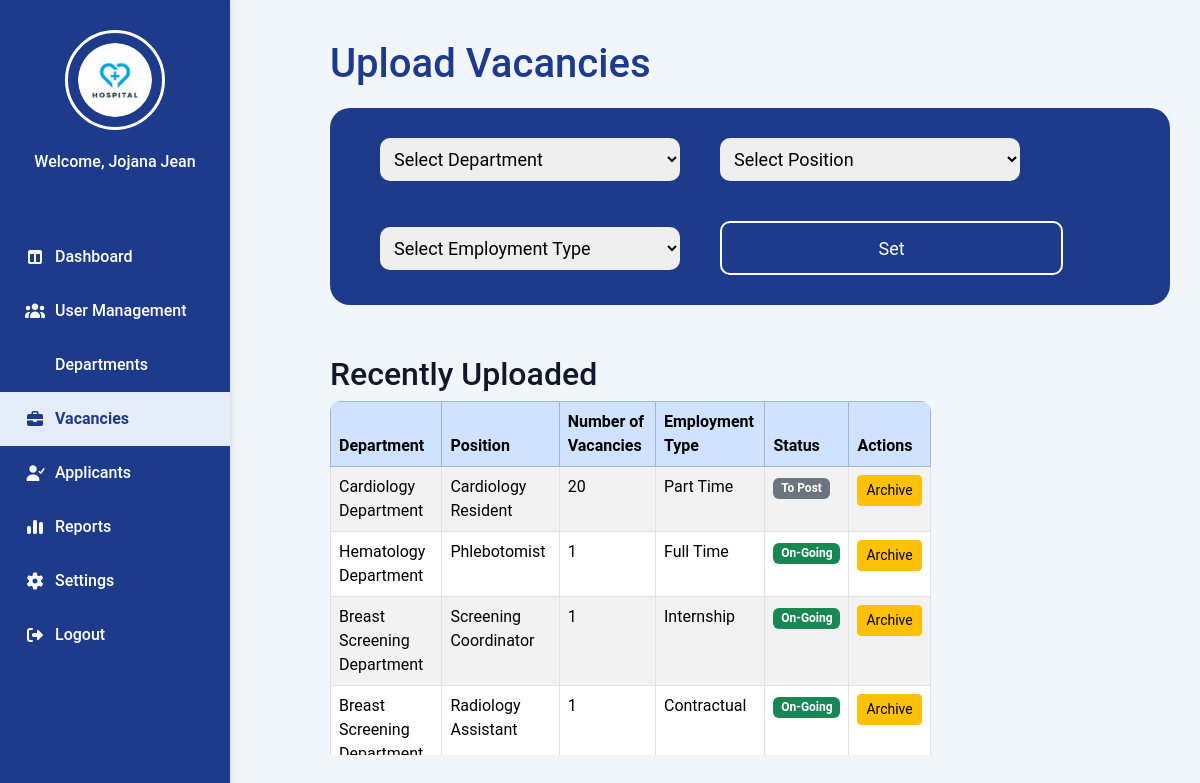
The app's page /Admin_Vacancies.php with its own data.
### tables this page shows
CREATE TABLE `user` (
  `user_id` varchar(100) NOT NULL,
  `applicant_employee_id` varchar(100) DEFAULT NULL,
  `email` varchar(100) NOT NULL,
  `password` varchar(255) NOT NULL,
  `role` varchar(50) NOT NULL,
  `fullname` varchar(150) NOT NULL,
  `status` varchar(20) NOT NULL,
  `created_at` datetime NOT NULL,
  `profile_pic` varchar(255) DEFAULT NULL,
  `reset_token` varchar(255) NOT NULL,
  `token_expiry` varchar(255) NOT NULL,
  `sub_role` varchar(50) DEFAULT NULL
);

CREATE TABLE `vacancies` (
  `id` int(11) NOT NULL,
  `department_id` int(11) NOT NULL,
  `position_id` int(11) NOT NULL,
  `employment_type_id` int(11) NOT NULL,
  `vacancy_count` int(11) NOT NULL,
  `status` varchar(255) NOT NULL DEFAULT 'To Post',
  `posted_by` varchar(100) NOT NULL,
  `created_at` timestamp NOT NULL DEFAULT current_timestamp()
);

CREATE TABLE `department` (
  `deptID` int(11) NOT NULL,
  `deptName` varchar(100) NOT NULL,
  `vacancies` int(11) DEFAULT NULL
);

CREATE TABLE `position` (
  `positionID` int(11) NOT NULL,
  `departmentID` int(11) NOT NULL,
  `emtypeID` int(11) DEFAULT NULL,
  `position_title` varchar(150) NOT NULL,
  `vacancies` int(11) DEFAULT NULL
);

CREATE TABLE `employment_type` (
  `emtypeID` int(11) NOT NULL,
  `typeName` varchar(50) NOT NULL
);

### Admin_Vacancies.php (the view, shortened to what this page needs)
<?php
require 'admin/db.connect.php';
$adminQuery = $conn->query("SELECT fullname FROM user WHERE role = 'Admin'");
$adminname = ($adminQuery && $row = $adminQuery->fetch_assoc()) ? $row['fullname'] : 'Admin';
$recentQuery = $conn->query("
    SELECT v.id, v.vacancy_count, v.status, d.deptName, p.position_title, e.typeName AS employment_type
    FROM vacancies v
    JOIN department d ON v.department_id = d.deptID
    JOIN position p ON v.position_id = p.positionID
    JOIN employment_type e ON v.employment_type_id = e.emtypeID
    ORDER BY v.id DESC
    LIMIT 10
");
?>
<!DOCTYPE html>
<html lang="en">
<head>
    <link rel="stylesheet" href="admin-sidebar.css">
    <link rel="stylesheet" href="https://cdnjs.cloudflare.com/ajax/libs/font-awesome/7.0.1/css/all.min.css">
    <link rel="stylesheet" href="https://cdn.jsdelivr.net/npm/bootstrap@5.3.3/dist/css/bootstrap.min.css">
</head>
<body>
    <div class="sidebar">
        <div class="sidebar-logo">
            <img src="Images/hospitallogo.png" alt="Hospital Logo">
        </div>
        <div class="sidebar-name">
            <p><?php echo "Welcome, $adminname"; ?></p>
        </div>
        <ul class="nav flex-column">
            <li><a href="Admin_Dashboard.php"><i class="fa-solid fa-table-columns"></i> Dashboard</a></li>
            <li><a href="Admin_UserManagement.php"><i class="fa-solid fa-users"></i> User Management</a></li>
             <li><a href="Admin_Departments.php"><i class="fa-building-columns"></i> Departments</a></li>
            <li class="active"><a href="Admin_Vacancies.php"><i class="fa-solid fa-briefcase"></i> Vacancies</a></li>
            <li><a href="Admin-Applicants.php"><i class="fa-solid fa-user-check"></i> Applicants</a></li>
            <li><a href="Admin_Reports.php"><i class="fa-solid fa-chart-simple"></i> Reports</a></li>
            <li><a href="Admin-Settings.php"><i class="fa-solid fa-gear"></i> Settings</a></li>
            <li><a href="Login.php"><i class="fa-solid fa-right-from-bracket"></i> Logout</a></li>
        </ul>
    </div>
    <main class="main-content">
        <div class="main-content-header">
            <h1>Upload Vacancies</h1>
        </div>
        <form method="POST" id="vacancyForm">
            <div class="set-vacancies">
                <div class="select-options">
                    <select name="department" id="department" required>
                        <option value="" disabled selected>Select Department</option>
                    </select>
                </div>
                <div class="select-options">
                    <select name="position" id="position" required>
                        <option value="" disabled selected>Select Position</option>
                    </select>
                </div>
                <div class="select-options">
                    <select name="employment_type" id="employment_type" required>
                        <option value="" disabled selected>Select Employment Type</option>
                    </select>
                </div>
                <button type="button" id="openModalBtn">Set</button>
            </div>
        </form>
        <div class="recent-section">
            <h2>Recently Uploaded</h2>
            <table class="table table-bordered table-striped w-75">
                <thead class="table-primary">
                    <tr>
                        <th>Department</th>
                        <th>Position</th>
                        <th>Number of Vacancies</th>
                        <th>Employment Type</th>
                        <th>Status</th>
                        <th>Actions</th>
                    </tr>
                </thead>
                <tbody>
                    <?php if ($recentQuery && $recentQuery->num_rows > 0): ?>
                        <?php while ($row = $recentQuery->fetch_assoc()): ?>
                            <tr>
                                <td><?= htmlspecialchars($row['deptName']) ?></td>
                                <td><?= htmlspecialchars($row['position_title']) ?></td>
                                <td><?= htmlspecialchars($row['vacancy_count']) ?></td>
                                <td><?= htmlspecialchars($row['employment_type']) ?></td>
                                <td>
                                    <?php if ($row['status'] === 'On-Going'): ?>
                                        <span class="badge bg-success"><?= htmlspecialchars($row['status']) ?></span>
                                    <?php elseif ($row['status'] === 'Closed'): ?>
                                        <span class="badge bg-danger"><?= htmlspecialchars($row['status']) ?></span>
                                    <?php else: ?>
                                        <span class="badge bg-secondary"><?= htmlspecialchars($row['status']) ?></span>
                                    <?php endif; ?>
                                </td>
                                <td>
                                    <a href="archive_vacancy.php?id=<?= $row['id'] ?>"
                                        class="btn btn-sm btn-warning">Archive</a>
                                </td>
                            </tr>
                        <?php endwhile; ?>
                    <?php else: ?>
                        <tr>
                            <td colspan="6" class="text-center text-muted">No vacancies uploaded yet.</td>
                        </tr>
                    <?php endif; ?>
                </tbody>
            </table>
        </div>
    </main>
</body>
</html>

### admin-sidebar.css (style rules this page uses)
* { margin: 0; padding: 0; box-sizing: border-box; }
body { font-family: "Poppins", "Roboto", sans-serif; }
img { height: 75px; width: 75px; padding: 10px; border-radius: 50%; }
.main-content { display: flex; justify-content: center; }
button { font-family: "Roboto", sans-serif; background-color: #2563EB; border: none; border-radius: 20px; width: 343px; height: 54px; color: #CEE3F5; font-size: 16px; margin: 20px 10px; cursor: pointer; transition: 0.3s; }
.main-content, .login-button, .forgot-password, .show-password { display: flex; justify-content: center; }
.sidebar { width: 230px; background-color: #1E3A8A; height: 100vh; display: flex; flex-direction: column; align-items: center; padding-top: 30px; position: fixed; left: 0; top: 0; box-shadow: 2px 0 8px rgba(0, 0, 0, 0.1); overflow-y: auto; scrollbar-width: thin; scrollbar-color: #e5edfb transparent; }
.nav { margin-top: 40px; list-style: none; width: 100%; padding: 0; }
.nav li { width: 100%; }
.nav li a { color: #ffffff; text-decoration: none; display: flex; align-items: center; gap: 10px; padding: 15px 25px; font-weight: 500; transition: all 0.3s ease; width: 100%; box-sizing: border-box; }
.nav li a:hover, .nav li.active a { background-color: #e5edfb; color: #1E3A8A; font-weight: 600; }
.nav i { width: 20px; text-align: center; }
.sidebar-logo { display: flex; flex-direction: column; align-items: center; gap: 10px; margin-bottom: 20px; }
.sidebar-logo img { width: 100px; height: 100px; border-radius: 50%; border: 3px solid white; cursor: pointer; transition: transform 0.3s ease; }
.sidebar-name p { color: white; text-align: center; font-weight: 500; }

### Admin_Vacancies.php (style rules this page uses)
body { font-family: 'Poppins', 'Roboto', sans-serif; margin: 0; display: flex; background-color: #f1f5fc; color: #111827; }
.main-content { padding: 40px 30px; margin-left: 250px; flex: 1; display: flex; flex-direction: column; overflow-y: auto; max-height: 100vh; }
.main-content-header h1 { color: #1E3A8A; margin-bottom: 20px; margin-left: 50px; }
.set-vacancies { background-color: #1E3A8A; display: flex; align-items: center; gap: 40px; flex-wrap: wrap; border-radius: 20px; padding: 30px 50px; width: fit-content; margin-left: 50px; margin-top: 0; margin-bottom: 50px; }
.recent-section { margin-left: 50px; margin-top: 0; width: 90%; max-height: 400px; overflow-y: auto; }
.recent-section table { width: 100%; background: white; border-radius: 10px; overflow: hidden; }
.select-options { display: flex; flex-direction: column; width: 300px; }
.select-options select, input { font-size: 18px; padding: 10px; border-radius: 10px; border: none; outline: none; }
button { border: 2px solid white; background-color: #1E3A8A; color: white; font-size: 18px; padding: 12px 30px; border-radius: 10px; cursor: pointer; }

### records on screen
user: fullname "Jojana Jean"
vacancies: department.deptName "Cardiology Department", position.position_title "Cardiology Resident", vacancy_count "20", employment_type.typeName "Part Time", status "To Post"
vacancies: department.deptName "Hematology Department", position.position_title "Phlebotomist", vacancy_count "1", employment_type.typeName "Full Time", status "On-Going"
vacancies: department.deptName "Breast Screening Department", position.position_title "Screening Coordinator", vacancy_count "1", employment_type.typeName "Internship", status "On-Going"
vacancies: department.deptName "Breast Screening…", position.position_title "Radiology Assistant", vacancy_count "1", employment_type.typeName "Contractual", status "On-Going"
